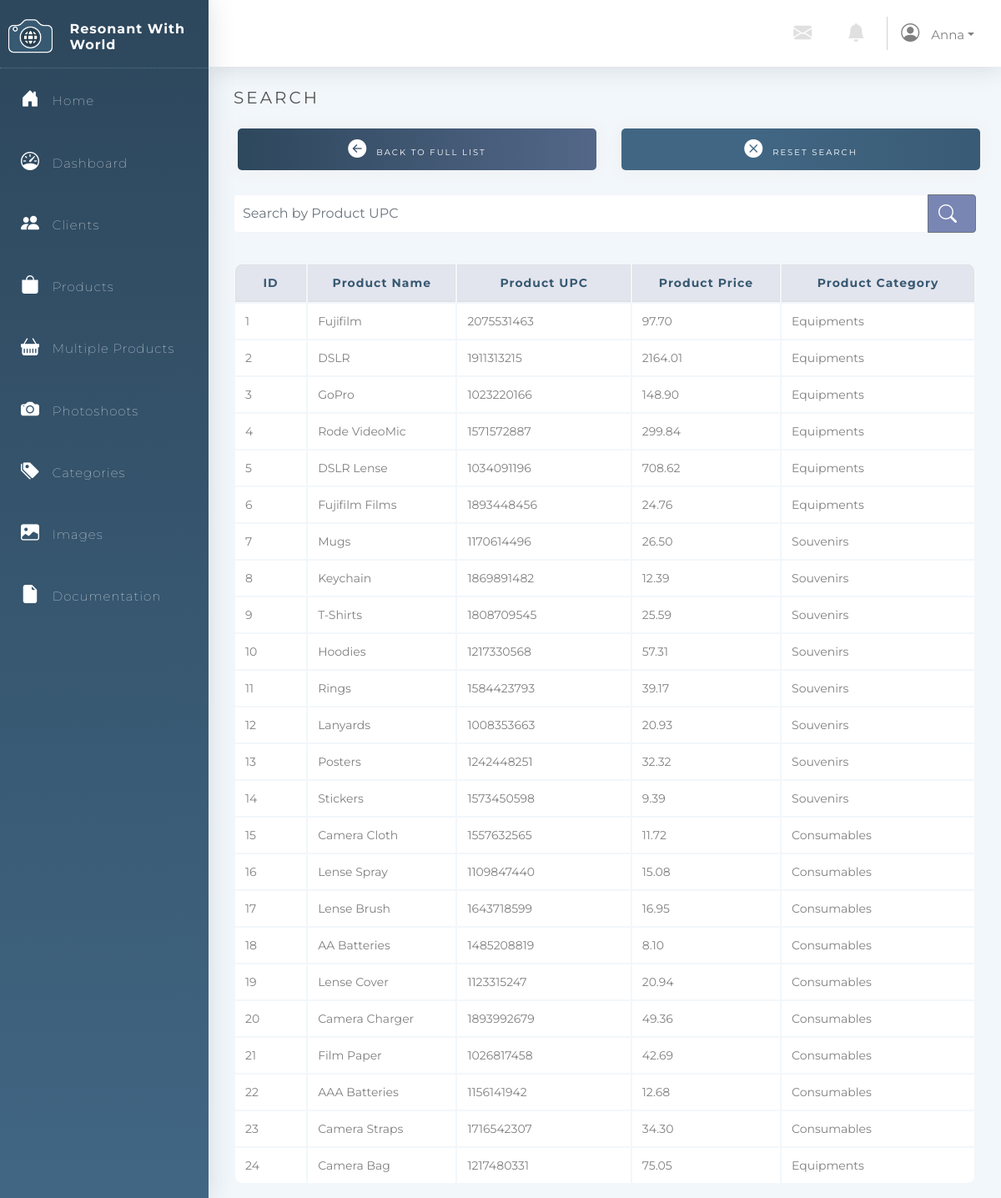
The page /Products/searchProducts.php (signed in) on the database its author committed.
### tables this page shows
CREATE TABLE `User` (
                        `User_ID` int(11) NOT NULL auto_increment,
                        `Username` varchar(64) NOT NULL,
                        `Email` varchar(64) NOT NULL UNIQUE KEY,
                        `Password` varchar(64) NOT NULL,
                        PRIMARY KEY (`User_ID`)
);

CREATE TABLE `Product` (
                           `Product_ID` int(11) auto_increment NOT NULL,
                           `Product_Name` varchar(64) NOT NULL,
                           `Product_UPC` int(11) NOT NULL,
                           `Product_Price` decimal(6,2) NOT NULL,
                           `Product_Category` varchar(64) NOT NULL,
                           PRIMARY KEY (`Product_ID`)
);

### Menu/connection.php (called while the page is built, shortened)
<?php
$db_host = "localhost";
$db_username = "fit2104";
$db_passwd = "fit2104";
$db_name = "fit2104_assignment2";
$dsn = "mysql:host=$db_host;dbname=$db_name";
$dbh = new PDO($dsn, $db_username, $db_passwd);
$PAGE_ALLOWGUEST = isset($PAGE_ALLOWGUEST) ? $PAGE_ALLOWGUEST : false;
if (!isset($PAGE_ID) || $PAGE_ID !== 'login') {
    if (!isset($_SESSION['user_id'])) {
        $_SESSION['referer'] = $_SERVER['PHP_SELF'];
        if (!$PAGE_ALLOWGUEST) {
            header("Location: /Login");
            exit();
        }
    } else {
        $user_stmt = $dbh->prepare("SELECT * FROM `User` WHERE `User_ID` = ?");
        if ($user_stmt->execute([$_SESSION['user_id']]) && $user_stmt->rowCount() == 1) {
            $user = $user_stmt->fetchObject();
            $PAGE_USERNAME = $user->Username;
        } else {
            session_destroy();
            header("Location: login.php?action=error&message=" . urlencode('It seems your account is being invalidated. Please contact administrator for more information.'));
            exit();
        }
    }
}
?>

### Products/searchProducts.php (the view, shortened to what this page needs)
<html lang="en">
<head>
    <link rel="stylesheet" type="text/css" href="../Styles/style.css"/>
    <link rel="stylesheet" href="https://stackpath.bootstrapcdn.com/bootstrap/4.3.1/css/bootstrap.min.css"
>
    <link rel="stylesheet" href="https://cdn.jsdelivr.net/npm/bootstrap-icons@1.5.0/font/bootstrap-icons.css">
</head>
<?php include('../Menu/menu.php');
global $dbh;
?>
<?php
if (empty($_GET['search'])) {
    $search = "";
} else {
    $search = $_GET['search'];
}
$stmt = "Select * from Product where Product_UPC like '%$search%'";
$res = $dbh->query($stmt);
?>
<div class="container">
    <h1>Search</h1>
    <div class="row">
        <div class="col-sm">
            <button class="back-full-button" onclick="window.location='/Products'"><i
                        class="bi bi-arrow-left-circle-fill"></i>Back to Full List
            </button>
        </div>
        <div class="col-sm">
            <button class="delete-selected-button2" onclick="window.location='./searchProducts.php'"><i
                        class="bi bi-x-circle-fill"></i>Reset Search
            </button>
        </div>
    </div>
    <br/>
    <form>
        <div class="input-group mb-3">
            <form id="searchForm" action="" method="get">
                <input type="text" class="search form-control search-input " name="search" id="search"
                       placeholder="Search by Product UPC"
                       aria-label="Search by Product UPC" aria-describedby="basic-addon2">
                <div class="input-group-append">
                    <button class="btn btn-outline-secondary search-button" type="submit" name="submit"><i
                                class="bi bi-search"></i>
                    </button>
                </div>
        </div>
    </form>
    <div class=" table-responsive">
        <table class="table table-bordered responsive">
            <thead>
            <tr>
                <th scope="col">ID</th>
                <th scope="col">Product Name</th>
                <th scope="col">Product UPC</th>
                <th scope="col">Product Price</th>
                <th scope="col">Product Category</th>
            </tr>
            </thead>
            <tbody>
            <?php if ($res->rowCount() > 0) {
                while ($row = $res->fetch()) {
                    ?>
                    <tr>
                        <?php
                        echo ' <td>  ' . $row["Product_ID"] . ' </td>';
                        echo '<td>' . $row["Product_Name"] . '</td>';
                        echo '<td>' . $row["Product_UPC"] . '</td>';
                        echo '<td>' . $row["Product_Price"] . '</td>';
                        echo '<td>' . $row["Product_Category"] . '</td>';
                        ?>
                    </tr>
                <?php }
            } else {
                ?>
                <tr>
                    <td colspan="5">No records found</td>
                </tr>
            <?php } ?>
            </tbody>
        </table>
    </div>
</div>
</html>

### Menu/menu.php (shortened to what this page needs)
<?php
include("connection.php");
?>
<html lang="en">
<head>
    <link rel="stylesheet" type="text/css" href="../Styles/style.css"/>
    <link rel="stylesheet" href="https://stackpath.bootstrapcdn.com/bootstrap/4.3.1/css/bootstrap.min.css"
>
    <link rel="stylesheet" href="https://cdn.jsdelivr.net/npm/bootstrap-icons@1.5.0/font/bootstrap-icons.css">
</head>
<body>
<div class="sidebar-container">
    <div class="sidebar-logo d-flex justify-content-center">
        <img class="logo " src="../Images/Logo.png"/>
        <br/>
        <h3 class="company-name">Resonant With World</h3>
    </div>
    <ul class="sidebar-navigation">
        <li>
            <a href="/index.php">
                <i class="bi bi-house-door-fill" aria-hidden="true"></i> Home
            </a>
        </li>
        <li>
            <a href="/dashboard.php">
                <i class="bi bi-speedometer"></i> Dashboard
            </a>
        </li>
        <li>
            <a href="/Clients">
                <i class="bi bi-people-fill" aria-hidden="true"></i> Clients
            </a>
        </li>
        <li>
            <a href="/Products">
                <i class="bi bi-bag-fill" aria-hidden="true"></i> Products
            </a>
        </li>
        <li>
            <a href="/Products/multipleProducts.php">
                <i class="bi bi-basket-fill" aria-hidden="true"></i> Multiple Products
            </a>
        </li>
        <li>
            <a href="/Photoshoots">
                <i class="bi bi-camera-fill" aria-hidden="true"></i> Photoshoots
            </a>
        </li>
        <li>
            <a href="/Categories">
                <i class="bi bi-tags-fill" aria-hidden="true"></i> Categories
            </a>
        </li>
        <li>
            <a href="/Images">
                <i class="bi bi-image-fill" aria-hidden="true"></i> Images
            </a>
        </li>
        <li>
            <a href="/Documentation">
                <i class="bi bi-file-earmark-fill" aria-hidden="true"></i> Documentation
            </a>
        </li>
    </ul>
</div>
<div class="content-container">
    <nav class="bg-white">
        <div class="navbar-brand d-flex justify-content-end">
            <a href="#" class="nav-link icon"> <i class="bi bi-envelope-fill"></i></a>
            <a href="#" class="nav-link icon"> <i class="bi bi-bell-fill"></i></a>
            <div class="nav-item dropdown">
                <a href="#" class="nav-link dropdown-toggle topbar-text" data-toggle="dropdown"><i
                            class="bi bi-person-circle"></i>
                    <?php echo $PAGE_USERNAME ?></a>
            </div>
        </div>
    </nav>
    <div class="container-fluid">
</body>
</html>

### Styles/style.css (style rules this page uses)
* { font-family: Montserrat, sans-serif !important; }
html, body { min-height: 100%; background: #f2f7fb; }
.container { min-height: 70vh!important; }
.sidebar-container { position: fixed; width: 250px; height: 100%; left: 0; overflow-x: hidden; display: block; overflow-y: auto; background: linear-gradient(180deg, #2d475c 0%, #416683 100%); color: #fff; font-family: Montserrat, sans-serif; letter-spacing: 1px; font-weight: 100; box-shadow: 0.15rem 0.15rem 1.75rem 0 rgba(58, 59, 69, 0.15); z-index: 3 !important; transition: all 0.5s; }
.sidebar-logo { padding: 20px 10px 10px 10px; border-bottom: 1px dotted rgba(173, 216, 230, 0.329); }
.company-name { font-size: 16px; font-weight: bold; padding-left: 20px; padding-top: 5px; }
.logo { height: 50px; }
i { font-size: 22px; margin-right: 10px; }
.sidebar-navigation { padding: 0; margin: 0; list-style-type: none; position: relative; }
.sidebar-navigation li { position: relative; display: inline-block; width: 100%; line-height: 20px; }
.sidebar-navigation li a { padding: 25px; font-size: 15px; display: block; color: #fff; }
.sidebar-navigation li::before { background: linear-gradient(90deg, #7986b4 0%, #416683 100%); position: absolute; content: ""; height: 100%; left: 0; top: 0; -webkit-transition: width 0.2s ease-in; transition: width 0.2s ease-in; width: 1px; margin-left: -1px; z-index: -1; }
nav { box-shadow: 0 0.15rem 1.75rem 0 rgba(58, 59, 69, 0.15); height: 80px; padding-top: 15px; z-index: 1 !important; }
.icon { color: #e0e0e0; }
.topbar-text { color: grey; font-size: 15px; }
.content-container { padding: 0 0 0 250px; margin: 0; color: #535353; font-family: Montserrat, sans-serif; background: #f2f7fb; height: 100%; }
h1 { font-weight: 400 !important; font-size: 20px !important; text-transform: uppercase; letter-spacing: 3px; margin-top: 25px !important; }
.row { margin-top: 20px !important; }
ul { list-style-type: none; }
table { border: none !important; border-collapse: separate !important; margin-bottom: 350px; margin-top: 20px; }
th, td { padding: 1px; vertical-align: middle !important; }
thead tr:first-child th:first-child { border-radius: 0.6em 0 0 0; }
thead tr:first-child th:last-child { border-radius: 0 0.6em 0 0; }
tbody tr:last-child td:first-child { border-radius: 0 0 0 0.6em; }
tbody tr:last-child td:last-child { border-radius: 0 0 0.6em 0; }
th { width: 20px !important; }
thead { font-size: 14px !important; font-weight: 600; letter-spacing: 1px; color: #385972; padding-top: 0 !important; background: #e3e5ee; text-align: center; }
td { background: white !important; border: none !important; color: grey; font-size: 14px !important; padding: 5px; }
.back-full-button { background-image: linear-gradient( to right, #2d475c 0%, #7986b4 100%, #416683 100% ); }
.back-full-button { margin: 5px; width: 100%; height: 50px; text-align: center; text-transform: uppercase; transition: 0.5s; letter-spacing: 2px; font-size: 10px; background-size: 200% auto; color: white; box-shadow: 0 0 20px #eee; border-radius: 5px; border: none !important; }
.delete-selected-button2 { background-image: linear-gradient( to right, #416683 20%, #2d475c 100%, #7986b4 100% ); }
.delete-selected-button2 { margin: 5px; height: 50px; width: 100%; text-align: center; text-transform: uppercase; transition: 0.5s; letter-spacing: 2px; font-size: 10px; background-size: 200% auto; color: white; box-shadow: 0 0 20px #eee; border-radius: 5px; border: none !important; }
input { background: #f3f4fa; border: none; border-radius: 5px; width: 100%; padding: 10px; margin-left: 10px; margin-right: 10px; border: 1px solid #e8e8e8; }
.search { width: 400px; background: white; border: 1px solid grey; border-radius: 5px; padding: 10px; margin-right: 0!important; margin-top: 0!important; }
.search-button { color: white!important; background: #7986b4 !important; border: none; text-align: center; transition: all 0.5s; }
.input-group { border: none!important; }
.form-control { background: #f3f4fa!important; padding: 10px!important; height: auto!important; border: 1px solid #e8e8e8!important; }
.btn { height: auto!important; }
.search-input { background: white!important; border: 1px solid #f3f4fa!important; }

### rows shown on the page
user: Username "Anna"
product: Product_ID "1", Product_Name "Fujifilm", Product_UPC "2075531463", Product_Price "97.70", Product_Category "Equipments"
product: Product_ID "2", Product_Name "DSLR", Product_UPC "1911313215", Product_Price "2164.01", Product_Category "Equipments"
product: Product_ID "3", Product_Name "GoPro", Product_UPC "1023220166", Product_Price "148.90", Product_Category "Equipments"
product: Product_ID "4", Product_Name "Rode VideoMic", Product_UPC "1571572887", Product_Price "299.84", Product_Category "Equipments"
product: Product_ID "5", Product_Name "DSLR Lense", Product_UPC "1034091196", Product_Price "708.62", Product_Category "Equipments"
product: Product_ID "6", Product_Name "Fujifilm Films", Product_UPC "1893448456", Product_Price "24.76", Product_Category "Equipments"
product: Product_ID "7", Product_Name "Mugs", Product_UPC "1170614496", Product_Price "26.50", Product_Category "Souvenirs"
product: Product_ID "8", Product_Name "Keychain", Product_UPC "1869891482", Product_Price "12.39", Product_Category "Souvenirs"
product: Product_ID "9", Product_Name "T-Shirts", Product_UPC "1808709545", Product_Price "25.59", Product_Category "Souvenirs"
product: Product_ID "10", Product_Name "Hoodies", Product_UPC "1217330568", Product_Price "57.31", Product_Category "Souvenirs"
product: Product_ID "11", Product_Name "Rings", Product_UPC "1584423793", Product_Price "39.17", Product_Category "Souvenirs"
product: Product_ID "12", Product_Name "Lanyards", Product_UPC "1008353663", Product_Price "20.93", Product_Category "Souvenirs"
product: Product_ID "13", Product_Name "Posters", Product_UPC "1242448251", Product_Price "32.32", Product_Category "Souvenirs"
product: Product_ID "14", Product_Name "Stickers", Product_UPC "1573450598", Product_Price "9.39", Product_Category "Souvenirs"
product: Product_ID "15", Product_Name "Camera Cloth", Product_UPC "1557632565", Product_Price "11.72", Product_Category "Consumables"
product: Product_ID "16", Product_Name "Lense Spray", Product_UPC "1109847440", Product_Price "15.08", Product_Category "Consumables"
product: Product_ID "17", Product_Name "Lense Brush", Product_UPC "1643718599", Product_Price "16.95", Product_Category "Consumables"
product: Product_ID "18", Product_Name "AA Batteries", Product_UPC "1485208819", Product_Price "8.10", Product_Category "Consumables"
product: Product_ID "19", Product_Name "Lense Cover", Product_UPC "1123315247", Product_Price "20.94", Product_Category "Consumables"
product: Product_ID "20", Product_Name "Camera Charger", Product_UPC "1893992679", Product_Price "49.36", Product_Category "Consumables"
product: Product_ID "21", Product_Name "Film Paper", Product_UPC "1026817458", Product_Price "42.69", Product_Category "Consumables"
product: Product_ID "22", Product_Name "AAA Batteries", Product_UPC "1156141942", Product_Price "12.68", Product_Category "Consumables"
product: Product_ID "23", Product_Name "Camera Straps", Product_UPC "1716542307", Product_Price "34.30", Product_Category "Consumables"
product: Product_ID "24", Product_Name "Camera Bag", Product_UPC "1217480331", Product_Price "75.05", Product_Category "Equipments"
